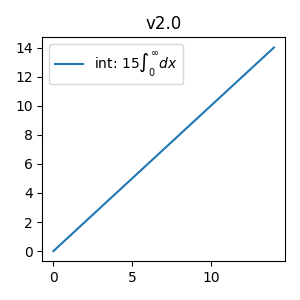

Write Python code to recreate this figure.
import matplotlib.pyplot as plt
import matplotlib as mpl

fig, ax  = plt.subplots(tight_layout=True, figsize=(3, 3))

ax.plot(range(15), label=r'int: $15 \int_0^\infty dx$')
ax.legend()
ax.set_title('v2.0')
